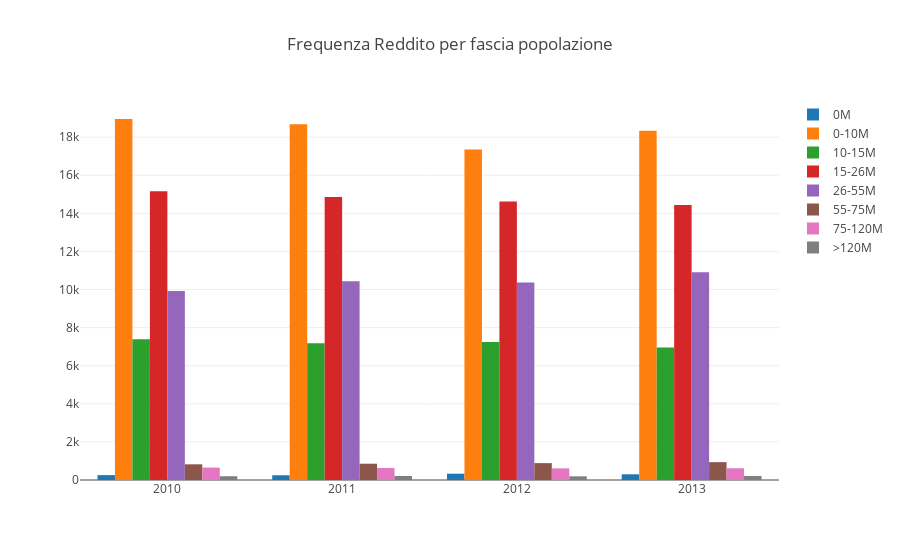

Notebook code cell kept with this figure:
### Code cell
fig = go.Figure(data=data, layout=layout)
py.iplot(fig)

### Figure 1 — Plotly figure (JSON) as saved in the notebook; plotly's stock layout.template omitted (floating-point values rounded to 4 significant figures)
{"data": [{"name": "0M", "type": "bar", "x": [2010, 2011, 2012, 2013], "y": [256, 249, 331, 300]}, {"name": "0-10M", "type": "bar", "x": [2010, 2011, 2012, 2013], "y": [18954, 18678, 17355, 18341]}, {"name": "10-15M", "type": "bar", "x": [2010, 2011, 2012, 2013], "y": [7394, 7176, 7245, 6958]}, {"name": "15-26M", "type": "bar", "x": [2010, 2011, 2012, 2013], "y": [15165, 14859, 14623, 14433]}, {"name": "26-55M", "type": "bar", "x": [2010, 2011, 2012, 2013], "y": [9919, 10432, 10370, 10905]}, {"name": "55-75M", "type": "bar", "x": [2010, 2011, 2012, 2013], "y": [824, 855, 886, 937]}, {"name": "75-120M", "type": "bar", "x": [2010, 2011, 2012, 2013], "y": [652, 629, 611, 617]}, {"name": ">120M", "type": "bar", "x": [2010, 2011, 2012, 2013], "y": [198, 211, 192, 212]}], "layout": {"title": "Frequenza Reddito per fascia popolazione"}}
